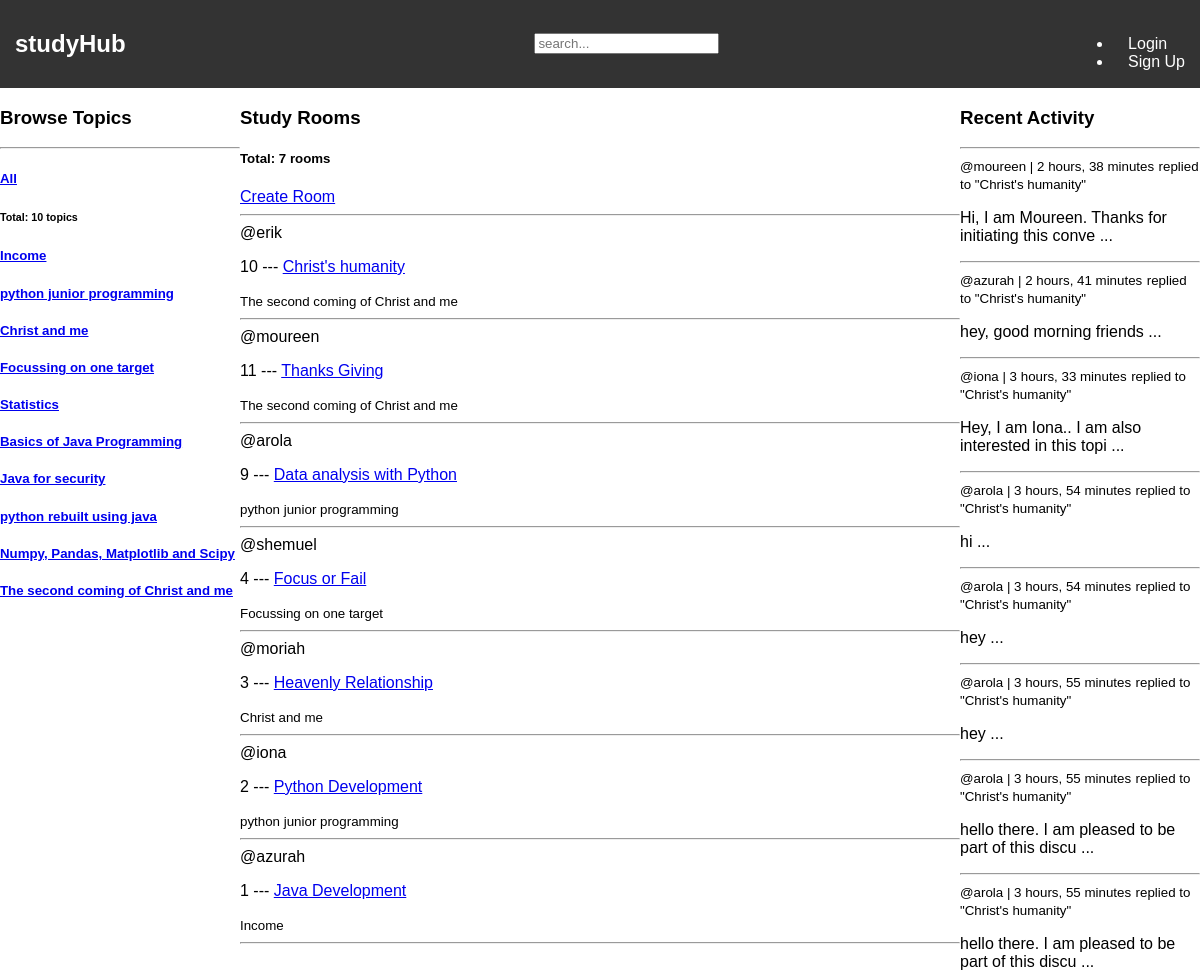
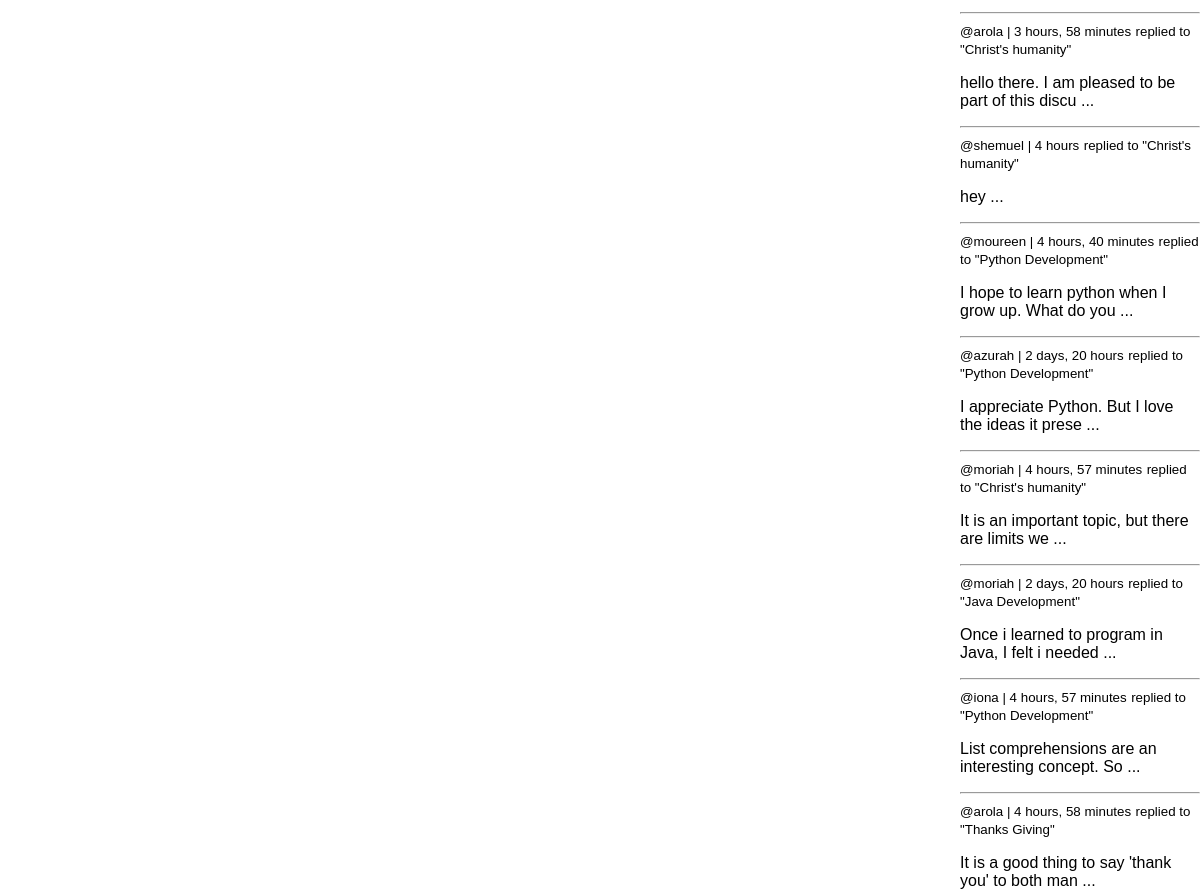
The app's page / (upper part), older data (2 pictures, top to bottom).
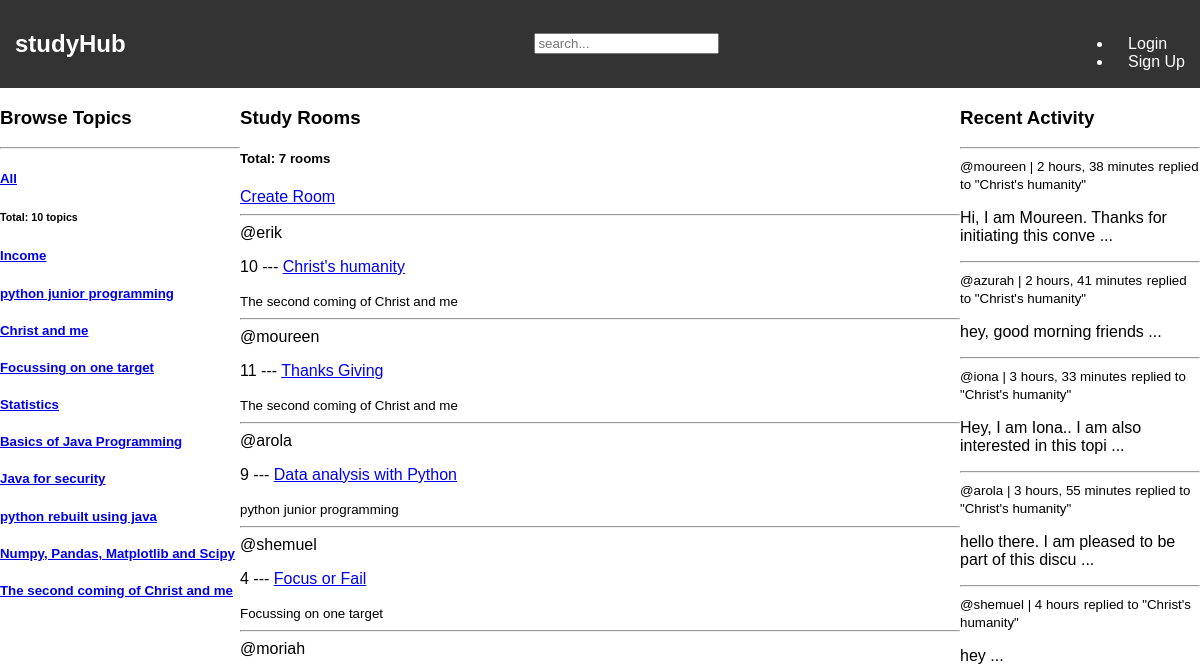
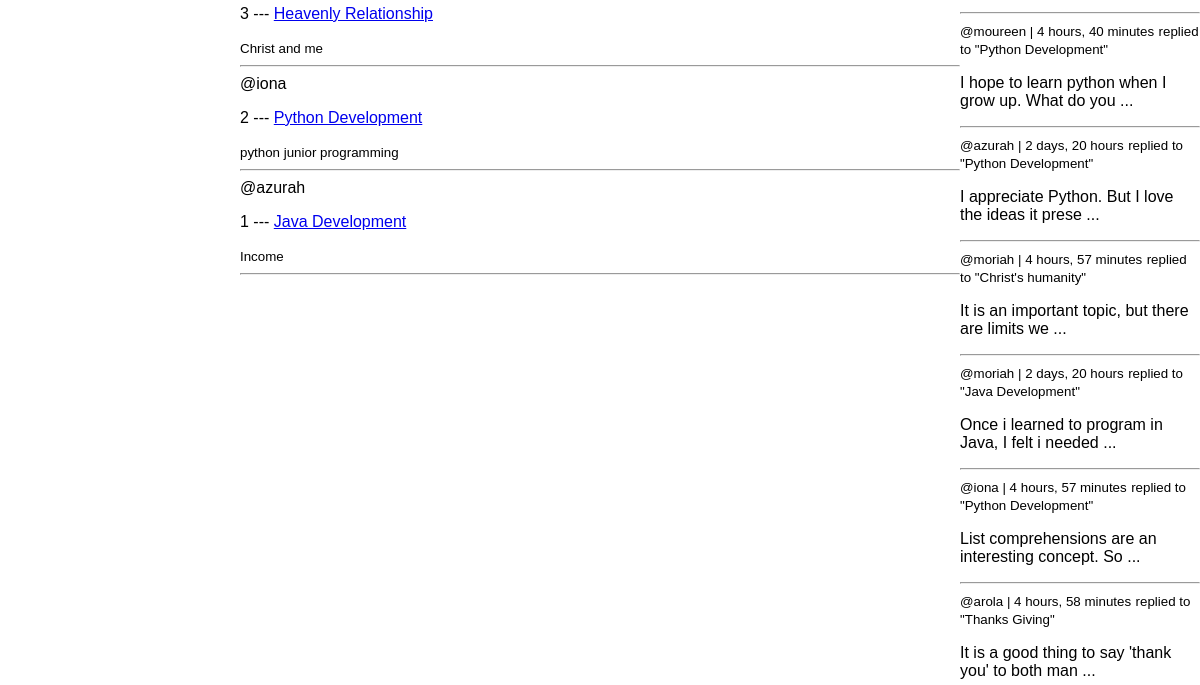
The same page, newer data (2 pictures, top to bottom).
### Rooms/models.py (models this page shows, shortened)
class Topic(models.Model):
    name=models.CharField(max_length=200)

class Room(models.Model):
    host = models.ForeignKey(User, on_delete= models.SET_NULL, null=True)
    topic = models.ForeignKey(Topic, on_delete= models.SET_NULL, null=True)
    description = models.TextField(null=True, blank=True) # description of the room
    name = models.CharField(max_length=200) # name of the room
    created = models.DateTimeField(auto_now_add=True) # created once
    updated= models.DateTimeField(auto_now=True) # changed
    participants = models.ManyToManyField(User, related_name='participants', blank=True)
    class Meta:
        ordering = ['-updated', '-created'] # ordered based on those fields
    def __str__(self):
        return str(self.name)

class Post(models.Model): # messages model
    author = models.ForeignKey(User, on_delete=models.CASCADE)
    room = models.ForeignKey(Room, on_delete=models.CASCADE)
    body = models.TextField()
    created_on= models.DateTimeField(auto_now_add=True) # date post created
    updated_on= models.DateTimeField(auto_now=True) # date last edited
    class Meta:
        ordering = ['-updated_on', '-created_on'] # ordered based on those fields
    def __str__(self):
        return str(self.body)[0:50]+' ...'

### Rooms/views.py (the view)
# urls.py: path('',views.home, name='home'),
def home(request):
    topics = Topic.objects.all() # query all topics from db
    q = request.GET.get('q') if request.GET.get('q')!=None else ''
    rooms = Room.objects.filter(
        Q(topic__name__icontains = q) |
        Q(name__icontains = q) | # room name
        Q(description__icontains = q) # room description
    )
    posts = Post.objects.all().filter(Q(room__topic__name__icontains=q)) # get all posts.. can filter here
    roomcount = rooms.count() # get total rooms
    topiccount = topics.count() # get total topics
    context = {
        'allrooms':rooms,
        'alltopics':topics,
        'roomcount':roomcount,
        'topiccount':topiccount,
        'posts':posts}
    return render(request, 'Rooms/home.html', context)

### Rooms/templates/Rooms/home.html (shortened to what this page needs)
{% extends 'parent_hub/base.html' %}
{% block content %}
<div class="home-container">
    <div class="topics-sidebar">
        <h3>Browse Topics</h3>
        <hr>
        <div>
            <h5><a href="{% url 'home' %}">All</a></h5>
            <h6>Total: {{topiccount}} topics</h6>
        </div>
        {% for topic in alltopics %}
        <div>
            <h5><a href="{% url 'home' %}?q={{topic.name}}">{{topic.name}}</a></h5>
        </div>
        {% endfor %}
    </div>
    <div class="topics-view-main">
        <h3>Study Rooms</h3>
        <h5>Total: {{roomcount}} rooms</h5>
        <a href="{% url 'room-create' %}">Create Room</a>
        <hr>
        {% for room in allrooms %}
            <span>@{{room.host.username}}</span>
            <p>{{room.id}} --- <a href="{% url 'room' room.id %}">{{room.name}}</a></p>
            <small>{{room.topic.name}}</small>
            <hr/>
        {% endfor %}
    </div>
    <div class="activity-feed-sidebar">
        <h3>Recent Activity</h3>
        <hr>
        <div>
            {% for post in posts %}
            <div>
                <small>@{{post.author}} | {{post.created_on|timesince}}</small>
                <small>replied to "{{post.room}}"</small>
                <p>{{post}}</p>
                <hr>
            </div>
            {% endfor %}
        </div>
    </div>
</div>
{% endblock %}

Row changes from the older to the newer data that the page shows:
removed Post: author "arola", created_on "3 hours, 54 minutes", room "Christ's humanity", body "hi ..."
removed Post: author "arola", created_on "3 hours, 54 minutes", room "Christ's humanity", body "hey ..."
removed Post: author "arola", created_on "3 hours, 55 minutes", room "Christ's humanity", body "hey ..."
removed Post: author "arola", created_on "3 hours, 55 minutes", room "Christ's humanity", body "hello there. I am pleased to be part of this discu ..."
removed Post: author "arola", created_on "3 hours, 58 minutes", room "Christ's humanity", body "hello there. I am pleased to be part of this discu ..."
